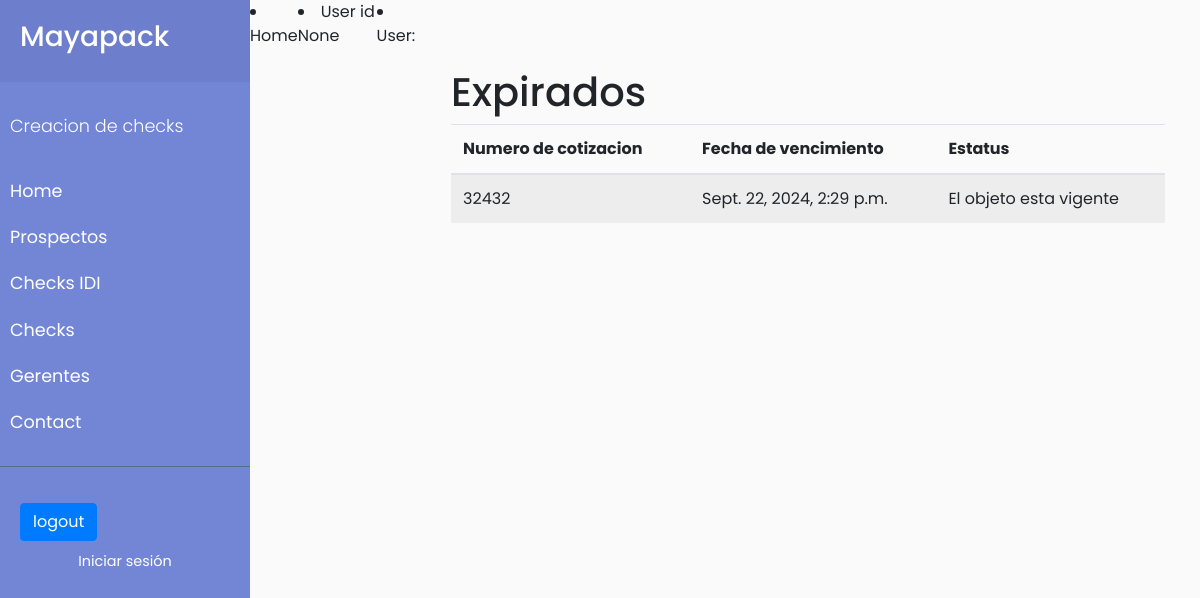
The page /renovaciones/16 on the database its author committed.
### cotizaciones/models.py (models this page shows, shortened)
class Check(models.Model):
    STATUS_CHOICES = [('pendiente', 'pendiente'),('aprobado', 'aprobado'),('rechazado', 'rechazado')]
    PRODUCT_CLASIFICATIOM= [('si', 'si'),('no', 'no')]
    nombre_gerente = models.CharField(max_length=100, null=True)
    numero_cotizacion = models.IntegerField(max_length=10, null=True,  blank=True)
    nombre_empresa = models.CharField(max_length=100, null=True, blank=True )
    nombre_proyecto = models.CharField(max_length=100, null=True, blank=True)
    volumen_estimado = models.IntegerField(null=True,blank=True)
    numero_tintas = models.IntegerField(null=True, blank=True)
    tecnologia_fabricacion = models.CharField(max_length=100, null=True, blank=True)
    lugar_entrega = models.CharField(max_length=100, null=True, blank=True)
    producto_nuevo = models.BooleanField(default=False, null=True, blank=True)
    fecha_solicitud = models.DateTimeField(default=datetime.now())
    precio_objetivo = models.IntegerField(max_length=10, null=True, blank=True)
    tipo_producto = models.CharField(max_length=100, null=True, blank=True)
    comentarios_adicionales = models.TextField(max_length=300, blank=True, null=True) #por si existe algun requerimiento en especifico para el proyecto
    frecuencia_compra = models.CharField(blank=True, max_length=100, null=True)
    estatus=models.ManyToManyField(Status, related_name='status', blank=True) # El estatus se refiere al estado en el pipeline de ventas
    estado=models.CharField(max_length=10, choices=STATUS_CHOICES, default='pendiente', blank=True) #Este estado se refiere a la clasificacion de IDI.
    motivo_rechazo =models.CharField( blank=True, max_length=100)
    autor=models.ForeignKey(User, on_delete=models.SET_NULL, null=True)
    fecha_expiracion=models.DateTimeField(default=timezone.now() + timedelta (days=10))
    vigente=models.BooleanField(default=True, null=True) #Vigencia del check
    cliente=models.CharField(max_length=100, null=True,  blank=True)
    categoria=models.ManyToManyField(Categoria, related_name='relevancia_check', blank=True) # relevancia de la categoria

### cotizaciones/views.py (the view)
# urls.py: path('renovaciones/<int:id>', views.renovaciones, name='renovar'),
def renovaciones(request, id ):
    check=Check.objects.filter(id=id)
    if request.method=='POST':
        for obj in check:
             obj.renovar_expiracion()
             print('exitoso')
        return render (request, 'cotizaciones/renew.html', {'check': check})
    else:
        return render (request, 'cotizaciones/renew.html', {'check': check})

### templates/cotizaciones/renew.html (shortened to what this page needs)
{% extends 'base.html' %}
{% block content %}
{% load static %}
<li><a href="{% url 'cotizaciones'%}">Home</a></li>
<li>User id {{ user.id }}</li>
<li>User: {{ user.get_username }}</li>
<div id="content">
    <div class="container mt-5">
        <h1>Expirados</h1>
        <table class="table table-striped">
                {% if check %}
                <thead>
                            <tr>
                                 <th scope="col">Numero de cotizacion</th>
                                 <th scope="col">Fecha de vencimiento</th>
                                 <th scope="col">Estatus</th>
                            </tr>
                            </thead>
                    {% for obj in  check %}
                            <tbody>
                                <tr>
                                    <td>{{obj.numero_cotizacion}}</td>
                                    <td>{{obj.fecha_expiracion}} </td>
                                   {% if  obj.vigente  %}
                                    <td>El objeto esta vigente</td>
                                    {% endif %}
                                </tr>
                                </tbody>
                    {% endfor %}
                {% else %}
                    <h1>No hay elementos a mostrar</h1>
                {% endif %}
        </table>
    </div>
     </div>
 {% endblock %}

### cotizaciones/static/cotizaciones/css/sidemenu.css (style rules this page uses)
body { font-family: 'Poppins', sans-serif; background: #fafafa; }
a, a:hover, a:focus { color: inherit; text-decoration: none; transition: all 0.3s; }
#content { width: 100%; padding: 20px; min-height: 100vh; transition: all 0.3s; }

### rows shown on the page
Check: numero_cotizacion "32432", fecha_expiracion "Sept. 22, 2024, 2:29 p.m.", vigente "El objeto esta vigente"

### other values the page prints
{{ user.id }} "None"
